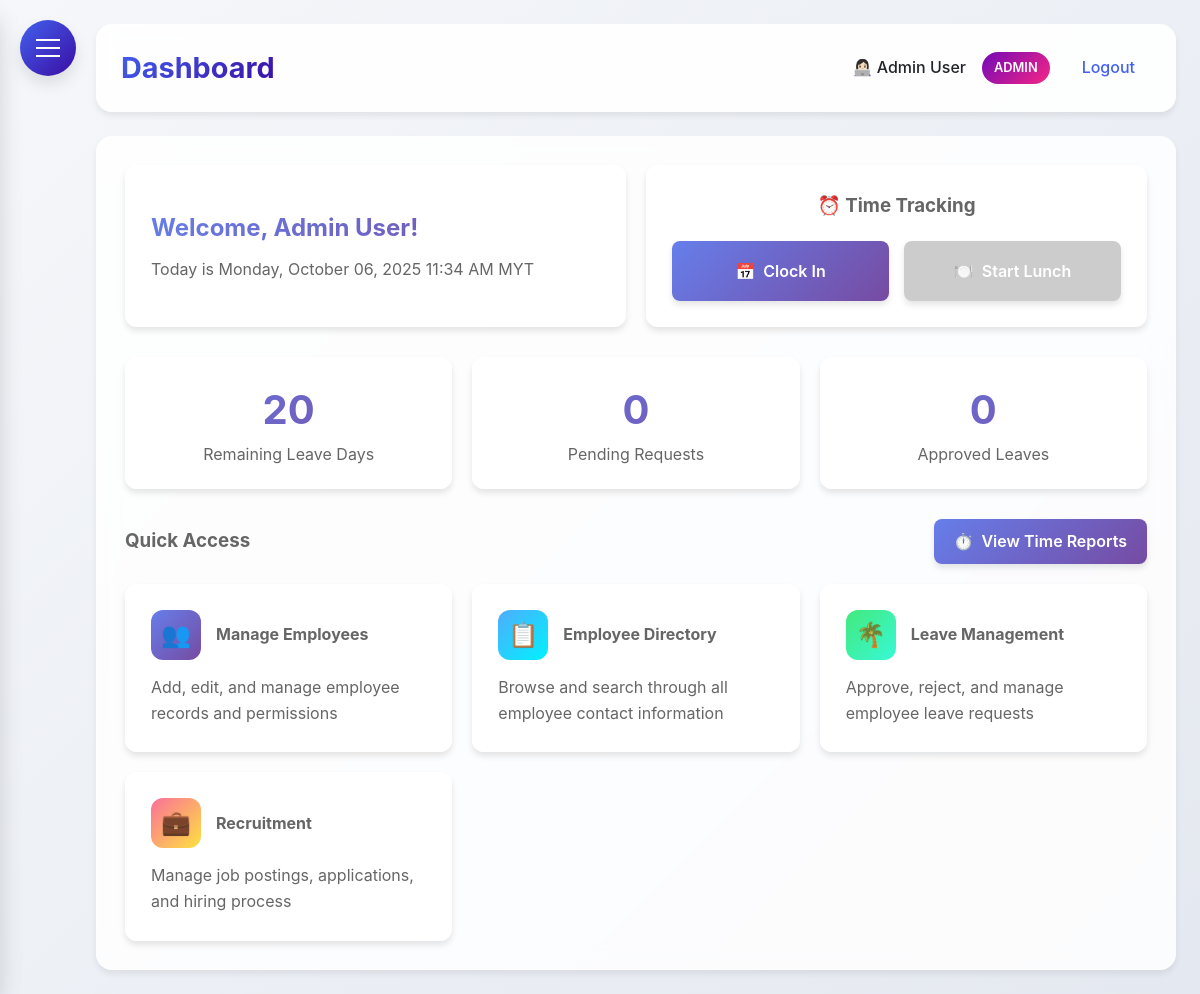
Page /dashboard (signed in) on the earlier database version.
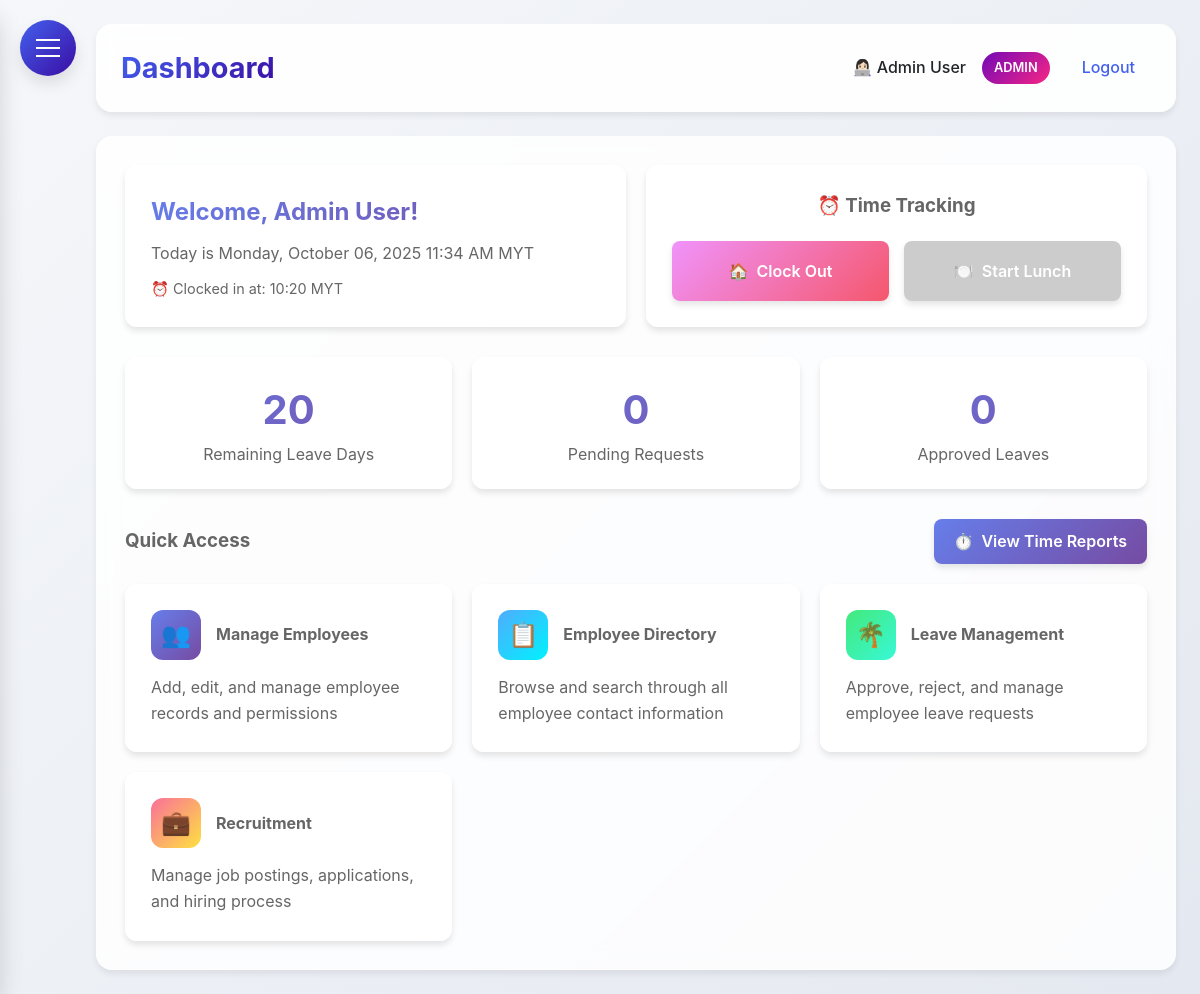
Same page on the later database version.
### HerculesSystem.py (models this page shows)
class TimeTracking(db.Model):
    __tablename__ = 'time_tracking'
    id = db.Column(db.Integer, primary_key=True)
    employee_id = db.Column(db.Integer, db.ForeignKey('employee.id'), nullable=False)
    action_type = db.Column(db.String(20), nullable=False)  #clock_in, clock_out, lunch_start, lunch_end
    timestamp = db.Column(db.DateTime, nullable=True)
    latitude = db.Column(db.Float, nullable=True)
    longitude = db.Column(db.Float, nullable=True)
    address = db.Column(db.String(200), nullable=True)
    status = db.Column(db.String(20), nullable=True)    # in/out office
    ip_address = db.Column(db.String(45), nullable=True)
    employee = db.relationship('Employee', backref=db.backref('time_entries', lazy=True))

### HerculesSystem.py (the view, shortened to what this page needs)
@app.route('/dashboard')
@login_required
def dashboard():
    form = TimeTrackingForm()
    now = datetime.now(MYT)  # Set current time to MYT
    latest_clock_in = TimeTracking.query.filter(
        TimeTracking.employee_id == current_user.id,
        TimeTracking.action_type == 'clock_in',
        func.date(TimeTracking.timestamp) == now.date()
    ).order_by(TimeTracking.timestamp.desc()).first()
    latest_lunch_start = TimeTracking.query.filter(
        TimeTracking.employee_id == current_user.id,
        TimeTracking.action_type == 'lunch_start',
        func.date(TimeTracking.timestamp) == now.date()
    ).order_by(TimeTracking.timestamp.desc()).first()
    latest_lunch_end = TimeTracking.query.filter(
        TimeTracking.employee_id == current_user.id,
        TimeTracking.action_type == 'lunch_end',
        func.date(TimeTracking.timestamp) == now.date()
    ).order_by(TimeTracking.timestamp.desc()).first()
    latest_clock_out = TimeTracking.query.filter(
        TimeTracking.employee_id == current_user.id,
        TimeTracking.action_type == 'clock_out',
        func.date(TimeTracking.timestamp) == now.date()
    ).order_by(TimeTracking.timestamp.desc()).first()
    remaining_leave = 0
    pending_requests = 0
    approved_leaves = 0
    annual_balance = LeaveBalance.query.filter_by(
        employee_id=current_user.id,
        leave_type='annual'
    ).first()
    if annual_balance:
        remaining_leave = annual_balance.remaining_days
    pending_requests = LeaveRequest.query.filter_by(
        employee_id=current_user.id,
        status='pending'
    ).count()
    current_year = datetime.now().year
    approved_leaves = LeaveRequest.query.filter(
        LeaveRequest.employee_id == current_user.id,
        LeaveRequest.status == 'approved',
        db.extract('year', LeaveRequest.start_date) == current_year
    ).count()
    return render_template(
        'dashboard.html',
        form=form,
        now=now,
        MYT=MYT,
        latest_clock_in=latest_clock_in,
        latest_clock_out=latest_clock_out,
        latest_lunch_start=latest_lunch_start,
        latest_lunch_end=latest_lunch_end,
        remaining_leave=remaining_leave,
        pending_requests=pending_requests,
        approved_leaves=approved_leaves
    )

### HerculesSystem.py (called while the page is built)
@app.after_request
def add_security_headers(response):
    response.headers['Permissions-Policy'] = 'geolocation=()'
    return response

@login_manager.user_loader
def load_user(user_id):
    return db.session.get(Employee, int(user_id))

@app.context_processor
def inject_now():
    return {'now': datetime.utcnow()}

@app.before_request
def before_request():
    if request.url.startswith('https://'):
        new_url = request.url.replace('https://', 'http://', 1)
        return redirect(new_url, code=301)

### templates/dashboard.html (shortened to what the changed rows need)
{% extends "base.html" %}
{% block content %}
<div class="dashboard-container">
    <div class="dashboard-top-row">
        <div class="welcome-section glass">
            <h2>Welcome, {{ current_user.full_name }}!</h2>
            <p>Today is {{ now.strftime('%A, %B %d, %Y %I:%M %p') }} MYT</p>
            {% if latest_clock_in and latest_clock_in.timestamp.date() == now.date() %}
            <p class="clock-in-time">
                ⏰ Clocked in at: {{ latest_clock_in.timestamp.astimezone(MYT).strftime('%H:%M') }} MYT
            </p>
            {% endif %}
        </div>
        <div class="time-tracking-section glass">
            <div class="time-tracking-grid">
                <form id="timeTrackingForm" method="POST" action="{{ url_for('time_tracking') }}">
                    {% if not latest_clock_in or latest_clock_in.timestamp.date() != now.date() %}
                    <button type="button" data-action="clock_in" class="time-btn btn-primary" id="clockButton">
                        <span class="btn-icon">📅</span>
                        <span class="btn-text">Clock In</span>
                    </button>
                    {% else %}
                    <button type="button" data-action="clock_out" class="time-btn btn-danger" id="clockButton">
                        <span class="btn-icon">🏠</span>
                        <span class="btn-text">Clock Out</span>
                    </button>
                    {% endif %}
                </form>
            </div>
        </div>
    </div>
</div>
{% endblock %}

Differences in the rows shown:
added TimeTracking: timestamp.astimezone "10:20"
Other differences:
text no longer shown: "📅 Clock In"
text now shown: "⏰ Clocked in at: MYT 🏠 Clock Out"
